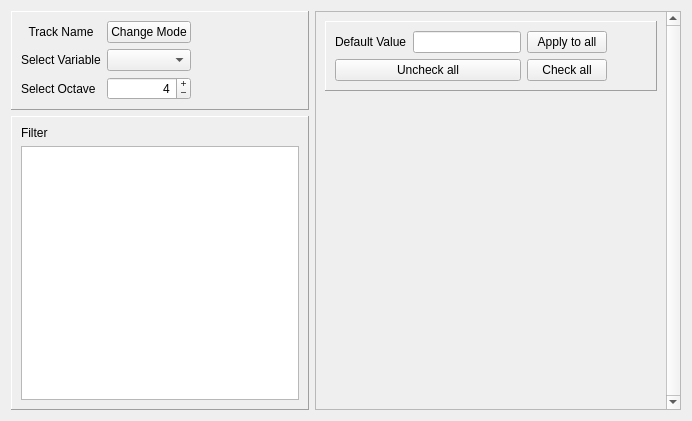
<?xml version="1.0" encoding="UTF-8"?>
<ui version="4.0">
 <class>Form</class>
 <widget class="QWidget" name="Form">
  <property name="geometry">
   <rect>
    <x>0</x>
    <y>0</y>
    <width>692</width>
    <height>421</height>
   </rect>
  </property>
  <property name="windowTitle">
   <string>Form</string>
  </property>
  <layout class="QGridLayout" name="gridLayout">
   <item row="0" column="0">
    <widget class="QFrame" name="SettingsFrame">
     <property name="frameShape">
      <enum>QFrame::Panel</enum>
     </property>
     <property name="frameShadow">
      <enum>QFrame::Raised</enum>
     </property>
     <layout class="QGridLayout" name="gridLayout_2">
      <item row="2" column="0">
       <widget class="QLabel" name="octaveLabel">
        <property name="text">
         <string>Select Octave</string>
        </property>
       </widget>
      </item>
      <item row="1" column="0">
       <widget class="QLabel" name="variableLabel">
        <property name="text">
         <string>Select Variable</string>
        </property>
       </widget>
      </item>
      <item row="0" column="0">
       <widget class="QLabel" name="nameLabel">
        <property name="text">
         <string>Track Name</string>
        </property>
        <property name="alignment">
         <set>Qt::AlignCenter</set>
        </property>
       </widget>
      </item>
      <item row="2" column="1">
       <widget class="QSpinBox" name="octaveSpinBox">
        <property name="baseSize">
         <size>
          <width>0</width>
          <height>0</height>
         </size>
        </property>
        <property name="wrapping">
         <bool>true</bool>
        </property>
        <property name="alignment">
         <set>Qt::AlignRight|Qt::AlignTrailing|Qt::AlignVCenter</set>
        </property>
        <property name="buttonSymbols">
         <enum>QAbstractSpinBox::PlusMinus</enum>
        </property>
        <property name="maximum">
         <number>9</number>
        </property>
        <property name="value">
         <number>4</number>
        </property>
       </widget>
      </item>
      <item row="0" column="1">
       <widget class="QPushButton" name="changeModeButton">
        <property name="text">
         <string>Change Mode</string>
        </property>
       </widget>
      </item>
      <item row="1" column="1">
       <widget class="QComboBox" name="variableComboBox"/>
      </item>
      <item row="0" column="2">
       <spacer name="horizontalSpacerName">
        <property name="orientation">
         <enum>Qt::Horizontal</enum>
        </property>
        <property name="sizeHint" stdset="0">
         <size>
          <width>40</width>
          <height>20</height>
         </size>
        </property>
       </spacer>
      </item>
      <item row="1" column="2">
       <spacer name="horizontalSpacerVariable">
        <property name="orientation">
         <enum>Qt::Horizontal</enum>
        </property>
        <property name="sizeHint" stdset="0">
         <size>
          <width>40</width>
          <height>20</height>
         </size>
        </property>
       </spacer>
      </item>
      <item row="2" column="2">
       <spacer name="horizontalSpacerOctave">
        <property name="orientation">
         <enum>Qt::Horizontal</enum>
        </property>
        <property name="sizeHint" stdset="0">
         <size>
          <width>40</width>
          <height>20</height>
         </size>
        </property>
       </spacer>
      </item>
     </layout>
    </widget>
   </item>
   <item row="1" column="0">
    <widget class="QFrame" name="filterFrame">
     <property name="frameShape">
      <enum>QFrame::Panel</enum>
     </property>
     <property name="frameShadow">
      <enum>QFrame::Raised</enum>
     </property>
     <layout class="QVBoxLayout" name="verticalLayout">
      <item>
       <widget class="QLabel" name="filterLabel">
        <property name="text">
         <string>Filter</string>
        </property>
       </widget>
      </item>
      <item>
       <widget class="QPlainTextEdit" name="filterPlainTextEdit"/>
      </item>
     </layout>
    </widget>
   </item>
   <item row="0" column="1" rowspan="2">
    <widget class="QScrollArea" name="detailsScrollArea">
     <property name="verticalScrollBarPolicy">
      <enum>Qt::ScrollBarAlwaysOn</enum>
     </property>
     <property name="horizontalScrollBarPolicy">
      <enum>Qt::ScrollBarAsNeeded</enum>
     </property>
     <property name="widgetResizable">
      <bool>true</bool>
     </property>
     <widget class="QWidget" name="scrollAreaWidgetContents">
      <property name="geometry">
       <rect>
        <x>0</x>
        <y>0</y>
        <width>308</width>
        <height>397</height>
       </rect>
      </property>
      <layout class="QVBoxLayout" name="verticalLayout_4">
       <item>
        <widget class="QFrame" name="controlFrame">
         <property name="sizePolicy">
          <sizepolicy hsizetype="Preferred" vsizetype="Minimum">
           <horstretch>0</horstretch>
           <verstretch>0</verstretch>
          </sizepolicy>
         </property>
         <property name="frameShape">
          <enum>QFrame::Panel</enum>
         </property>
         <property name="frameShadow">
          <enum>QFrame::Raised</enum>
         </property>
         <layout class="QGridLayout" name="gridLayout_4" rowstretch="0,0" columnstretch="0,0,0">
          <item row="0" column="0">
           <layout class="QHBoxLayout" name="defaultValueLayout">
            <item>
             <widget class="QLabel" name="defaultValueLabel">
              <property name="text">
               <string>Default Value</string>
              </property>
             </widget>
            </item>
            <item>
             <widget class="QLineEdit" name="defaultValueLineEdit"/>
            </item>
           </layout>
          </item>
          <item row="1" column="0">
           <widget class="QPushButton" name="uncheckAllButton">
            <property name="text">
             <string>Uncheck all</string>
            </property>
           </widget>
          </item>
          <item row="1" column="1">
           <widget class="QPushButton" name="checkAllButton">
            <property name="text">
             <string>Check all</string>
            </property>
           </widget>
          </item>
          <item row="0" column="1">
           <widget class="QPushButton" name="applyToAllButton">
            <property name="text">
             <string>Apply to all</string>
            </property>
           </widget>
          </item>
          <item row="0" column="2">
           <spacer name="horizontalSpacer">
            <property name="orientation">
             <enum>Qt::Horizontal</enum>
            </property>
            <property name="sizeHint" stdset="0">
             <size>
              <width>40</width>
              <height>20</height>
             </size>
            </property>
           </spacer>
          </item>
          <item row="1" column="2">
           <spacer name="horizontalSpacer_2">
            <property name="orientation">
             <enum>Qt::Horizontal</enum>
            </property>
            <property name="sizeHint" stdset="0">
             <size>
              <width>40</width>
              <height>20</height>
             </size>
            </property>
           </spacer>
          </item>
         </layout>
        </widget>
       </item>
       <item>
        <spacer name="detailsVerticalSpacer">
         <property name="orientation">
          <enum>Qt::Vertical</enum>
         </property>
         <property name="sizeHint" stdset="0">
          <size>
           <width>20</width>
           <height>40</height>
          </size>
         </property>
        </spacer>
       </item>
      </layout>
     </widget>
    </widget>
   </item>
  </layout>
 </widget>
 <resources/>
 <connections/>
</ui>
